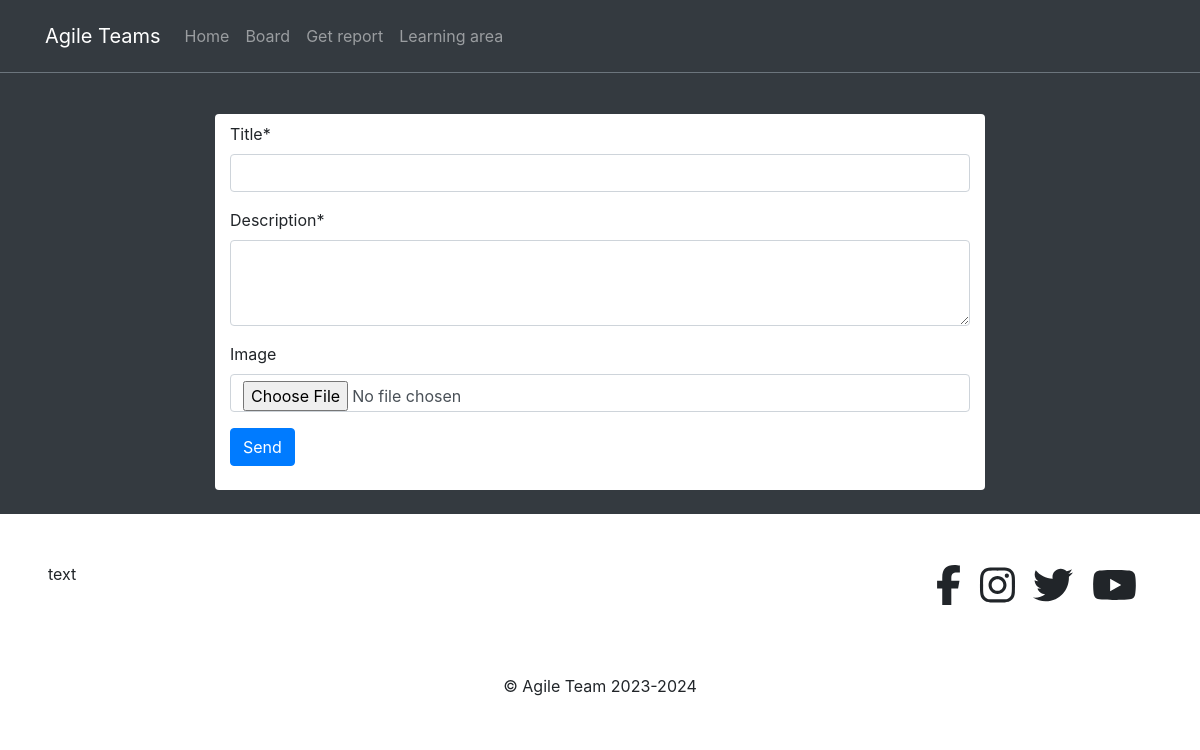
Page /posts/board/ on the earlier database version.
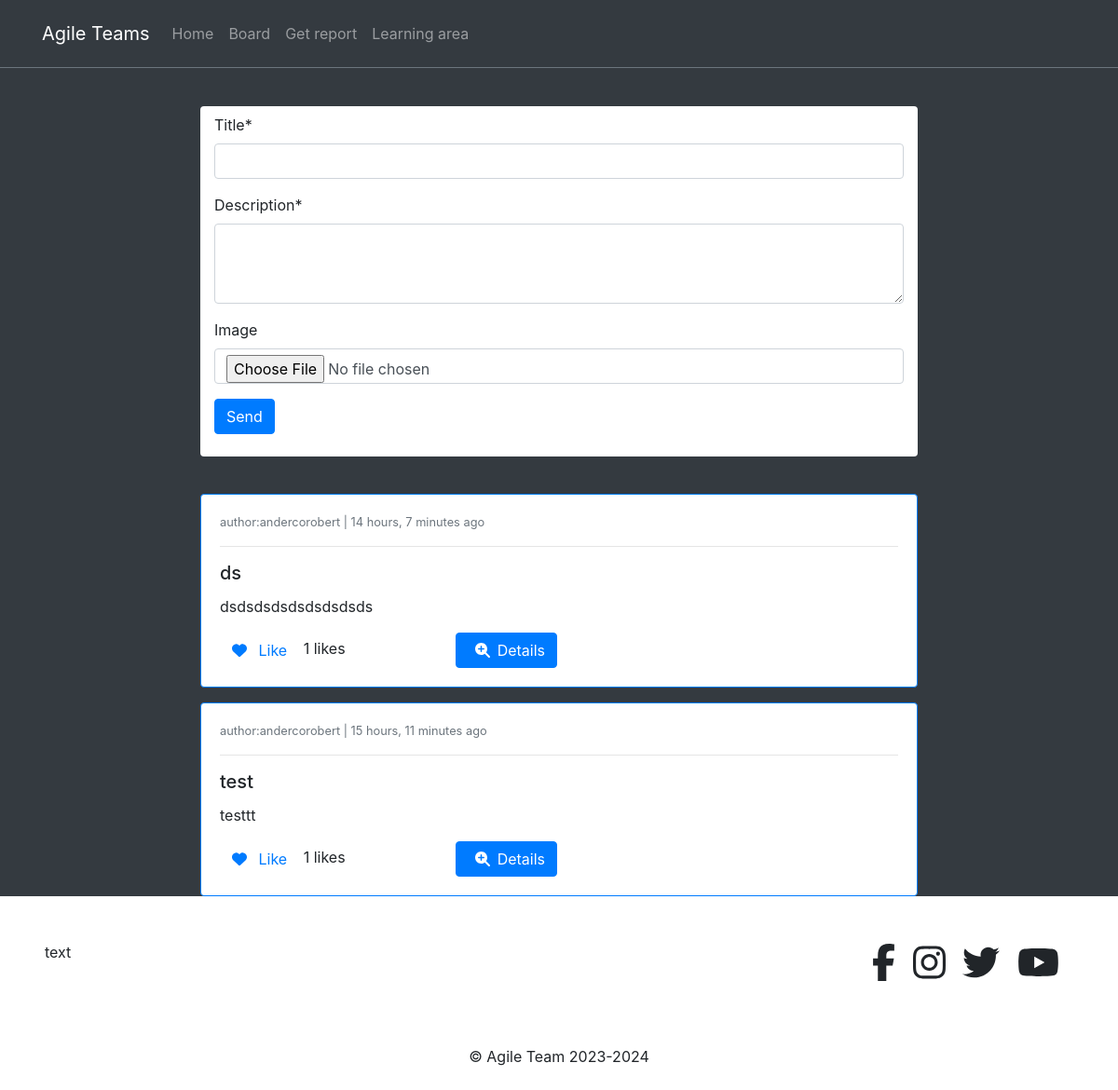
Same page on the later database version.
### posts/models.py (models this page shows, shortened)
class Post(models.Model):
    author = models.ForeignKey(Profile, on_delete=models.CASCADE)
    liked = models.ManyToManyField(Profile, related_name="liked", blank=True)
    updated = models.DateTimeField(auto_now=True)
    created = models.DateTimeField(auto_now_add=True)

class GeneralPost(Post):
    title = models.CharField(max_length=200)
    description = models.CharField(max_length=300)
    image = models.ImageField(upload_to=get_upload_path, blank=True, validators=[FileExtensionValidator(['png','jpg', 'jpeg'])])

class Post(models.Model):
    author = models.ForeignKey(Profile, on_delete=models.CASCADE)
    liked = models.ManyToManyField(Profile, related_name="liked", blank=True)
    updated = models.DateTimeField(auto_now=True)
    created = models.DateTimeField(auto_now_add=True)

### profiles/models.py (models this page shows)
class Profile(models.Model):
    user = models.OneToOneField(User, on_delete=models.CASCADE)
    bio = models.TextField()
    profile_picture = models.ImageField(upload_to=get_upload_path, default="uploads/profile/img/avatar.png", validators=[FileExtensionValidator(['png','jpg', 'jpeg'])])
    team = models.CharField(max_length=200)
    updated = models.DateTimeField(auto_now=True)
    created = models.DateTimeField(auto_now_add=True)
    def __str__(self):
        return "{}".format(self.user)

### posts/views.py (the view)
# urls.py: path('board/', PostCreateView.as_view(), name='post-list'),
class PostCreateView(CreateView):
    form_class = PostForm
    template_name = 'posts/board.html'
    success_url = reverse_lazy('posts:post-list')
    def get_context_data(self, **kwargs):
        qs1 = ProblemPost.objects.public_only()
        qs2 = GeneralPost.objects.all()
        qs = sorted(chain(qs1, qs2), reverse=True, key=lambda obj: obj.created)
        context=super().get_context_data(**kwargs)
        context["object_list"]= qs
        return context

### posts/forms.py (shortened to what this page needs)
class PostForm(forms.ModelForm):
    description = forms.CharField(widget=forms.Textarea(attrs={'rows':3}))
    class Meta:
        model = GeneralPost
        fields = ('title', 'description', 'image')

### posts/models.py (called while the page is built)
    def public_only(self):
        return self.filter(problem_reported__public = True)

### profiles/context_processors.py (called while the page is built, shortened)
def profile_pic(request):
    return {}

def get_profile(request):
    return {}

### posts/templates/posts/board.html (shortened to what this page needs)
{% extends 'base.html' %}
{% load crispy_forms_tags %}
{% block content %}
<div class="col-8 mx-auto" style="margin-top: 70px;">
    <div class ='container bg-white pt-2 pb-4 rounded'>
        <form action="" method="POST" enctype="multipart/form-data">
            {{form|crispy}}
            <button type="submit" class="btn btn-primary">Send</button>
        </form>
    </div>
    <br>
    {% for obj in object_list %}
        <div class="{% if obj.problem_reported %}border-danger{% else %}border-primary{% endif %} card card-body mt-3">
            {% if obj.problem_reported %}
                <small class='text-muted'> author:{{obj.problem_reported.user}} | {{obj.problem_reported.created|timesince}} ago </small>
                <hr>
                <h5 class= 'card-title'> {{obj.problem_reported.category}}</h5>
                <p class='card-text'> {{obj.problem_reported.description}}</p>
            {% else %}
                <small class='text-muted'> author:{{obj.author}} | {{obj.created|timesince}} ago </small>
                <hr>
                <h5 class='card-title'> {{obj.title}}</h5>
                <p class='card-text'> {{obj.description}}</p>
            {% endif %}
            <form action="{% url "posts:post-like" %}" method='POST'>
                <div class='row'>
                    <div class='col-4'>
                        <button class='btn btn-link' type='submit' style="text-decoration:none">
                        {% if profile not in obj.liked.all%}
                                <i class="fa-solid fa-heart"></i>
                                <span class='ml-2'>Like</span>
                        {% else %}
                                <i class="fa-solid fa-heart-crack"></i>
                                <span class='ml-2'>Unlike</span>
                        {% endif %}
                        </button>
                        <span class="text-black"> {{obj.liked.all.count}} likes </span>
                    </div>
                    <div class='col-4'>
                        <a href='' class='btn btn-primary'>
                            <span class='ml-2'><i class="fa-solid fa-magnifying-glass-plus mr-2"></i>Details </span>
                        </a>
                    </div>
                </div>
            </form>
        </div>
    {% endfor %}
</div>
{% endblock content %}

### templates/base.html (shortened to what this page needs)
{% load static %}
<!doctype html>
<html lang="en">
<head>
    <link rel="stylesheet" type="text/css" href="{% static "css/style.css" %}"
   <link rel="stylesheet" href="https://cdn.jsdelivr.net/npm/bootstrap@4.4.1/dist/css/bootstrap.min.css">
    <link href="//maxcdn.bootstrapcdn.com/bootstrap/4.1.1/css/bootstrap.min.css" rel="stylesheet" id="bootstrap-css">
</head>
<body>
   {% include 'navbar.html' %}
    <section class="bg-dark">
        <div class="pt-big">
        {% block content %}
        {% endblock content %}
        </div>
    </section>
    {% include "footer.html" %}
</body>
</html>

### templates/navbar.html (shortened to what this page needs)
<nav class="navbar navbar-icon-top navbar-expand-lg navbar-dark bg-dark border-bottom border-secondary fixed-top py-3">
    <div class="container">
        <a class="navbar-brand" href="{{ path_home }}">Agile Teams</a>
        <div class="collapse navbar-collapse" id="navbarSupportedContent">
            <ul class="navbar-nav mr-auto">
                <li class="nav-item">
                    <a class="nav-link" href="{% url "reports:home" %}">Home</a>
                </li>
                <li class="nav-item">
                    <a class="nav-link" href="{% url "posts:post-list" %}">Board</a>
                </li>
                <li class="nav-item">
                    <a class="nav-link" href="{% url "reports:select-view" %}">Get report</a>
                </li>
                <li class="nav-item">
                    <a class="nav-link" href="">Learning area</a>
                </li>
            </ul>
        </div>
    </div>
</nav>

### templates/footer.html (shortened to what this page needs)
<footer>
    <div class="col-12">
        <div class="row">
            <div class="col-8 p-5">
text
            </div>
            <div class="col-4 p-5">
                <div class="container h1 text-right">
                    <i class="fab fa-facebook-f ml-2"></i>
                    <i class="fab fa-instagram ml-2"></i>
                    <i class="fab fa-twitter ml-2"></i>
                    <i class="fab fa-youtube ml-2"></i>
                </div>
            </div>
        </div>
    </div>
    <div class="col-12 bg-white text-center p-2"><p>&copy; Agile Team 2023-2024<p></div>
</footer>

### static_project/css/style.css (style rules this page uses)
.pt-big { padding-top: 20px; }

Differences in the rows shown:
added GeneralPost: author "andercorobert", created "14 hours, 7 minutes", title "ds", description "dsdsdsdsdsdsdsdsds", shows "Like", liked.all.count "1"
added GeneralPost: author "andercorobert", created "15 hours, 11 minutes", title "test", description "testtt", shows "Like", liked.all.count "1"
